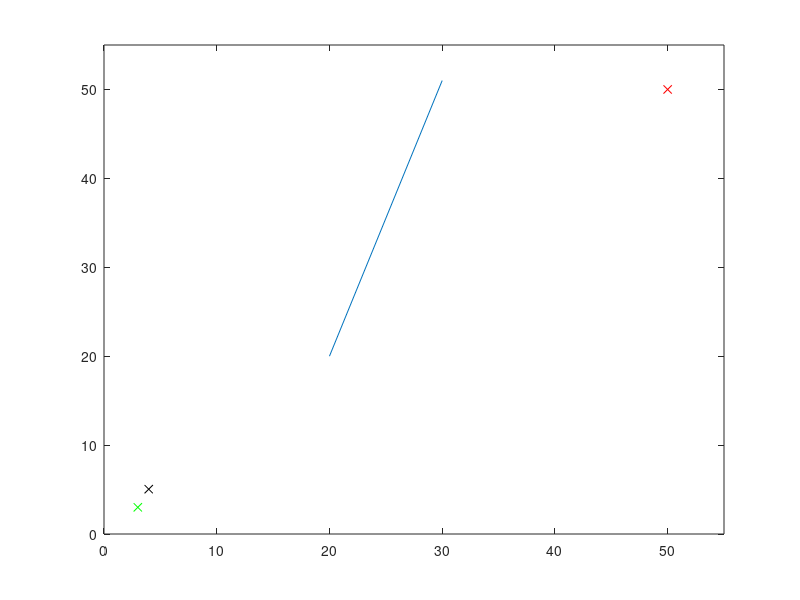

Here is the MATLAB script that generated this plot: (Note: this script raises an error after producing the figure.)
%Belief Space Navigation
% % Plots RRT* tree in belief space

clear
% close
clf
x_start = [3; 3];
x_goal = [50; 50];        %define goal region as a function of x, y position.
opt_dist = norm(x_start - x_goal);
max_iters = 500;        %number of iterations to run
count=1;
course = [0 0 50 50];     %course size - rectangular (x1 y1 x2 y2)
 chance_constraint = .05;   
% initialize vertices, nodes
V = {};             %cell array, each row is a vertex, and each element in the row is a node
n(1).x = x_start;       %node 1 is at x_start
n(1).parent = [1, 1];   %parent node is given by index in cell array v.
n(1).sigma = [.01; .01]; 

n(1).lambda = 0 + .01*randn(3,1);
n(1).SOC = 1;
n(1).cost = 0;
V{1,1} = n(1);
n = [];
n_lowest = 1;
%E = {};                 %list of edges between nodes. define by a list of intermediate points?
Q = [1 1];
%create obstacles - need to turn this into a function, create more complex
%obstacles.
obstacles(:,1) = linspace(20, 30, 500);
obstacles(:,2) = linspace(20, 51, 500);

%state space motion model
% x = [x_pos, y_pos, theta]'
% x(t) = x(t-1) + u(t-1)+w(t)
% z(t) = x(t) + v(t)
% where w is the process noise and v is the system noise, both assumed to be gaussian.


%plot a single line obstacle
plot([obstacles(1,1);obstacles(end,1)],[obstacles(1,2);obstacles(end,2)]);
hold on
plot(V{1,1}.x(1),V{1,1}.x(2), 'gx')
plot(x_goal(1), x_goal(2), 'rx')
axis([0 course(3)+5 0 course(4)+5])
while count <max_iters      
   %sample a point
   x = rand(2,1); 
   x_new(1,1) = x(1,1)*(course(3) - course(1)) + course(1);
   x_new(2,1) = x(2,1)*(course(4) - course(2)) + course(2);
      
   %plot new point
   plot(x_new(1),x_new(2),'kx');
   %find nearest neighbor
    for i=1:(size(V,1))                            %iterates through each valid node 
      distance = norm(V{i,1}.x -  x_new);                  %finds length between vertex and new coordinate
        if (i==1) || (distance < mindist)               %1st iteration or distance is less than minimum dist
            mindist = distance;
            imin(1) = i;
        end 
    end
    
    %parent should be the node at that vertex with the lowest cost
     %    %cost function here is simply covariance (ignoring path length cost)
    smallest_cost =sqrt(V{imin(1),1}.sigma(1)^2 + V{imin(1),1}.sigma(2)^2); 
    empt = cellfun(@isempty, V);
    temp = empt(imin(1),:).*(1:size(empt,2));
    vals = temp(temp==0);
    imin(2) = 1;    
    for i = 2:length(vals)
           cost = V{imin(1), i}.cost;
        if cost< smallest_cost
           smallest_cost = cost;
           imin(2) = i;
        end
    end
    v_nearest = V{imin(1),imin(2)}.x;                           %chooses single closest point. Consider changing this to a k-nearest search
    [edge] = connect(v_nearest, x_new);
   %draw ellipses, propagate
   [success, x_ret] = propogate(edge, V{imin(1), imin(2)}, x_new,  chance_constraint, obstacles);
   if success == 1 %if there is a connection
        %add x_new to v
        %calculate properties of x_new (like cost, SOC)
            v_new = x_ret;  
            v_new.cost = norm(v_new.x - v_nearest) + V{imin(1),imin(2)}.cost;
            v_new.parent = [imin(1), imin(2)];       %adjust to find correct parent node, maybe with least covariance
%             v_new.SOC = v_new.cost*drain

            V{end+1, 1} = v_new; %#ok<SAGROW>
        %add edge 
           % E{end +1} = edge;    %#ok<SAGROW>
        %add x_new to queue
            Q= [size(V,1), 1];
            
%         %find all v within a radius
            c=2/pi*(1+1/2)^(1/2)*(course(3)*course(4)/pi)^(1/2); %coefficient for radius of the ball
            num_nodes = size(V,1)*size(V,2);
            rad = c*(log(num_nodes)/num_nodes)^(1/2);
            %find all vertices within radius
            v_near = [];        %v_near stores the index of the vertex in V.
            for i=1:size(V,1) - 1;          %Try nearest neighbors here. 
                dist = norm(V{i,1}.x - v_new.x);
                if dist < rad
                   v_near(end+1) = i;  %#ok<SAGROW>
                end
            end
     %connect to k-nearest neighbors (naive search, try using k-d tree
%      k_neighbors = 3; % number of nearest neighbors to use. 
%                list = zeros(size(V,1)-1,1);
%             for i=1:size(V,1)-1
%                list(i) = norm(V{end,1}.x - V{i,1}.x);
%             end
%             [d, neighbors] = sort(list);
%             if (length(neighbors)>k_neighbors)
%                 v_near = neighbors(1:k_neighbors); 
%             else
%                 v_near = neighbors;
%             end

            %for all nearby vertices
        for k=1:length(v_near)
            %add edges
            [e] = connect(V{v_near(k),1}.x, V{end,1}.x);
           % E{end + 1} = e;
                empt = cellfun(@isempty, V);
                temp = empt(v_near(k),:).*(1:size(empt,2));
                vals = temp(temp~=0);
                if isempty(vals)
                        Q(end+1, :) = [v_near(k), 1]; %#ok<SAGROW>
                else
                    for ind = 1:(vals(1) - 1)    
                        Q(end+1, :) = [v_near(k), ind]; %#ok<SAGROW>
                    end
                end

        end
       %while queue is not empty
       % Q = order(Q);
        while (~isempty(Q)) 
            %n = pop from queue
            [n,Q] = pop(Q);
            for k=1:length(v_near) %for all vneighbor of v(n)
                [e_near] = connect(V{v_near(k),1}.x, V{n(1),n(2)}.x);
                %n = PROPAGATE(e_near, n)
                [success, n_new] = propogate(e_near, V{v_near(k),1}, V{n(1),n(2)}.x, chance_constraint, obstacles);
                if (success) %if node can successfully be propagated
                          least_cost = 1000;
                          for i = 1:(size(V,2)) %find the node in v_nearest with the lowest cost 
                            if (isfield(V{v_near(k), i},'cost'))
                              cost = V{v_near(k),i}.cost;
                                if   cost < least_cost || i==1
                                  least_cost = V{v_near(k),i}.cost;
                                  if n(1) ~= n_lowest
                                    n_lowest = i;
                                  end 
                                end
                            end
                          end
                    n_new.cost = V{v_near(k), n_lowest}.cost + norm(V{v_near(k), 1}.x - n_new.x);
                 %if APPENDBELIEF(v_near, n)
                    %add n to queue
                 %end if
%                   
                 [V, success] = AppendBelief(V, n_new, n);
                 if (success)
                    empt = cellfun(@isempty, V);
%                     temp = empt(v_near(k),:).*(1:size(empt,2));
%                     vals = temp(temp~=0); 
%                     Q(end+1,:) =  [v_near(k) vals(1)-1]; %add n back to the queue

                    temp = empt(n(1),:).*(1:size(empt,2)); %add in properties for new node
                    vals = temp(temp~=0);        
                        if (isempty(vals))
                            V{n(1), end+1} = n_new; %#ok<SAGROW>
                            V{n(1), end}.parent = [v_near(k),n_lowest];
%                             Q(end+1,:) = [n(1) size(V,2)];
                        else
                            V{n(1), vals(1)} = n_new;
                            V{n(1), vals(1)}.parent = [v_near(k), n_lowest]; % node with the lowest cost
%                             Q(end+1, :) = [n(1) vals(1)];
                        end
                 end 
                end
                

            end
        end
    end
   count = count +1;
end

mindist = 100; %% find vertex closest to the goal
for i=1:length(V)
   d = norm(V{i,1}.x - x_goal);
   if d<mindist
      mindist = d;
      i_goal= [i, 1];
   end
end
empt = cellfun(@isempty, V);
row = empt(i_goal(1),:);
vals = row(row==0);
lowest_cost = 1000; % find node with least cost.
for ind = 1:length(vals)  
 temp =  V{i_goal(1),ind}.cost;
 if (temp<lowest_cost)
    lowest_cost = temp;
    i_goal(2) = ind;
 end
end


% plot(V{i_goal(1),i_goal(2)}.x(1), V{i_goal(1),i_goal(2)}.x(2), 'ro')
V{i_goal(1),i_goal(2)}.x %print location of goal node
par = V{i_goal(1),i_goal(2)}.parent; 

path = par;
i=i_goal;

% %plot the tree
for ii=1:size(V,1)
%     for j=1:size(V,2)
%     plot([V{i,1}.x(1), V{V{i,1}.parent(1),1}.x(1)], [ V{i,1}.x(2), V{V{i,1}.parent(2),1}.x(2)], 'k')
plot([V{ii,1}.x(1) V{V{ii,1}.parent(1)}.x(1)],[V{ii,1}.x(2) V{V{ii,1}.parent(1)}.x(2)],'k')
%     end
end

while par(1)>1      %plot path
    plot([V{i(1), i(2)}.x(1);V{par(1),par(2)}.x(1)],[V{i(1), i(2)}.x(2);V{par(1),par(2)}.x(2)], 'g', 'LineWidth', 3) %should be fixed to V{par(1),V{par(2)}

        x1 = V{i(1),i(2)}.x(1) + V{i(1),i(2)}.sigma(1);%*cos(V{i(1),i(2)}.x(3));
        x2 = V{i(1),i(2)}.x(1) - V{i(1),i(2)}.sigma(1);%*cos(V{i(1),i(2)}.x(3));
        y1 = V{i(1),i(2)}.x(2) + V{i(1),i(2)}.sigma(1);%*sin(V{i(1),i(2)}.x(3));
        y2 = V{i(1),i(2)}.x(2) - V{i(1),i(2)}.sigma(1);%*sin(V{i(1),i(2)}.x(3));
        ecc = sqrt(abs(V{i(1),i(2)}.sigma(1)^2) - abs(V{i(1),i(2)}.sigma(2)^2));
         a = 1/2*sqrt((x2-x1)^2+(y2-y1)^2);
         b = a*sqrt(abs(1-ecc^2));
         t = linspace(0,2*pi);
         X = a*cos(t);
         Y = b*sin(t);
         w = atan2(y2-y1,x2-x1);
         x = (x1+x2)/2 + X*cos(w) - Y*sin(w);
         y = (y1+y2)/2 + X*sin(w) + Y*cos(w);
         plot(x,y,'r-')
 
 i = par;
par = V{par(1),par(2)}.parent;
path(end+1,:) = par; %#ok<SAGROW>
end
        x1 = V{i(1),i(2)}.x(1) + V{i(1),i(2)}.sigma(1);%*cos(V{i(1),i(2)}.x(3));
        x2 = V{i(1),i(2)}.x(1) - V{i(1),i(2)}.sigma(1);%*cos(V{i(1),i(2)}.x(3));
        y1 = V{i(1),i(2)}.x(2) + V{i(1),i(2)}.sigma(1);%*sin(V{i(1),i(2)}.x(3));
        y2 = V{i(1),i(2)}.x(2) - V{i(1),i(2)}.sigma(1);%*sin(V{i(1),i(2)}.x(3));
        ecc = sqrt(abs(V{i(1),i(2)}.sigma(1)^2) - abs(V{i(1),i(2)}.sigma(2)^2));
         a = 1/2*sqrt((x2-x1)^2+(y2-y1)^2);
         b = a*sqrt(abs(1-ecc^2));
         t = linspace(0,2*pi);
         X = a*cos(t);
         Y = b*sin(t);
         w = atan2(y2-y1,x2-x1);
         x = (x1+x2)/2 + X*cos(w) - Y*sin(w);
         y = (y1+y2)/2 + X*sin(w) + Y*cos(w);
         plot(x,y,'r-')
plot([V{i(1),1}.x(1); x_start(1)], [V{i(1),1}.x(2); x_start(2)],'g', 'LineWidth', 3);

path %#ok<NOPTS> %print out path
%draw ellipse around point closest to the goal.

